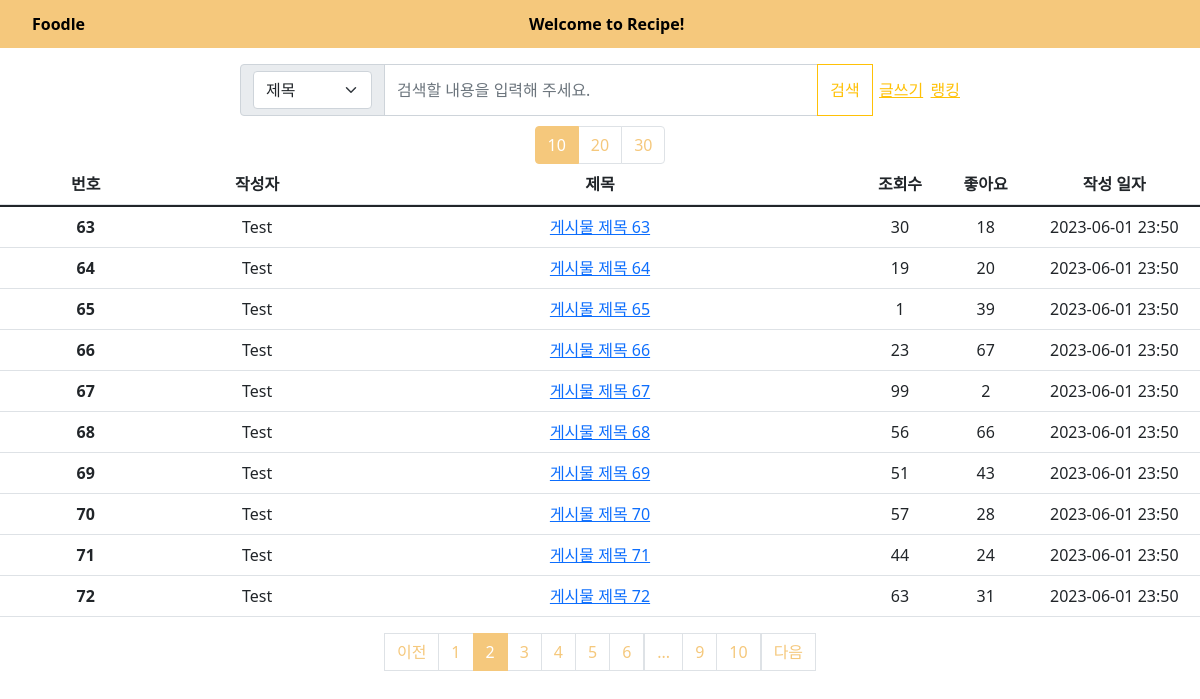
Screenshot of /board/?page=2&per_page=10&option=T&keyword= with the database file from the repository.
### models.py (models this page shows)
class Post(db.Model):
    __tablename__ = 'post'
    id = db.Column(db.Integer, primary_key=True)
    title = db.Column(db.String(100), nullable=False)
    content = db.Column(db.Text, nullable=False)
    author = db.Column(db.String(50), nullable=False)
    created_at = db.Column(db.DateTime, nullable=False, default=datetime.utcnow)
    like = db.Column(db.Integer, default=0)
    view = db.Column(db.Integer, default=0)
    user_id = db.Column(db.Integer, db.ForeignKey('user.id'))

### board/board.py (the view)
@board.route('/', methods=['GET', 'POST'])
def list_post():
    page = request.args.get('page',type=int,default=1)
    per_page = request.args.get('per_page',type=int,default=10)
    option = request.args.get('option',type=str,default='T')
    keyword = request.args.get('keyword',type=str,default='')
    posts = Post.query.order_by(Post.created_at.desc())  # 최신순으로 게시글 정렬
    if option == 'T' and keyword != '':
        posts = posts.filter(Post.title.ilike(f"%{keyword}%"))
    elif option == 'C' and keyword != '':
        posts = posts.filter(Post.content.ilike(f"%{keyword}%"))
    elif option == 'TC' and keyword != '':
        posts = posts.filter(or_(Post.title.ilike(f"%{keyword}%"), Post.content.ilike(f"%{keyword}%")))
    posts = posts.paginate(page=page,per_page=per_page)
    return render_template('list_post.html', posts=posts,option=option,keyword=keyword)

### board/templates/list_post.html (shortened to what this page needs)
<!DOCTYPE html>
<html lang="ko">
<head>
   <link href="https://cdn.jsdelivr.net/npm/bootstrap@5.1.3/dist/css/bootstrap.min.css"
   rel="stylesheet">
   <link rel="stylesheet" href="static/topbar.css">
   <link rel="stylesheet" href="static/list_post.css">
</head>
<body>
  <div id="Topbar" class="Tobar">
    <ul class="Topul">
        <a href="/home"class="Topa" id="init">Foodle</a>
        <a href="{{ url_for('board.list_post') }}" class="Topa" id="mainpage">Welcome to Recipe!</a>
    </ul>
</div>
<div class="Post-Container">
  <form action="{{ url_for('board.list_post') }}" method="GET" class="input-group flex-nowrap">
    <span class="input-group-text" id="addon-wrapping">
      <select name="option" class="form-select" aria-label="Default select example">
        <option value="T" {% if option == 'T' %}selected{% endif %}>제목</option>
      </select>
    </span>
    <input type="text" name ="keyword" value="{{ keyword }}" class="form-control" placeholder="검색할 내용을 입력해 주세요." aria-label="Username" aria-describedby="addon-wrapping">
    <button type="submit" class="btn btn-outline-warning">검색</button>
    <div class="WriteRanking">
      <a href="/board/upload" class="link-warning">글쓰기</a>
      <a href="{{ url_for('board.show_top_posts',type='view') }}" class="link-warning">랭킹</a>
    </div>
  </form>
  <div  class="per_page">
    <div class="page-item {% if posts.per_page == 10 %}active{% endif %}">
      <a class="page-link" href="{{ url_for('board.list_post', page=1, per_page=10,option=option,keyword=keyword) }}">10</a>
    </div>
    <div class="page-item {% if posts.per_page == 20 %}active{% endif %}">
      <a class="page-link" href="{{ url_for('board.list_post', page=1, per_page=20,option=option,keyword=keyword) }}">20</a>
    </div>
    <div class="page-item {% if posts.per_page == 30 %}active{% endif %}">
      <a class="page-link" href="{{ url_for('board.list_post', page=1, per_page=30,option=option,keyword=keyword) }}">30</a>
    </div>
  </div>
  <table class="table table-hover">
    <thead>
      <tr class="PostInfo">
        <th scope="col" class="PostId">번호</th>
        <th scope="col" class="PostAuthor">작성자</th>
        <th scope="col" class="PostTitle">제목</th>
        <th scope="col" class="PostView">조회수</th>
        <th scope="col" class="PostLike">좋아요</th>
        <th scope="col" class="PostTime">작성 일자</th>
      </tr>
    </thead>
    <tbody>
      {% block content %}
      {% for post in posts.items %}
    <tr class="PostInfo">
        <th scope="row" class="PostId">{{ post.id }}</th>
        <td class="PostAuthor">{{ post.author }}</td>
          <td class="PostTitle">
            <a href="{{ url_for('board.show_post', post_id=post.id,page=posts.page,per_page=posts.per_page,option=option,keyword=keyword)}}">
            {{ post.title }}
            </a>
          </td>
            <td class="PostView">{{ post.view }}</td>
            <td class="PostLike">{{ post.like }} </td>
            <td class="PostTime">{{ post.created_at.strftime('%Y-%m-%d %H:%M') }}</td>
    </tr>
      {% endfor %}
      {% endblock %}
    </tbody>
  </table>
    <ul class="pagination">
      {% if posts.has_prev %}
      <li class="page_item">
        <a class="page-link" href="{{ url_for('board.list_post', page=posts.prev_num,per_page=posts.per_page,option=option,keyword=keyword) }}">
          이전
        </a>
      </li>
      {% else %}
      <li class="page-item disabled">
        <a class="page-link" tabindex="-1" aria-disabled="true" href="#">이전</a>
      </li>
      {% endif %}
      {% for page_num in posts.iter_pages() %}
        {% if page_num %}
        <li class="page-item {% if posts.page == page_num %}active{% endif %}">
          <a class="page-link" href="{{ url_for('board.list_post', page=page_num,per_page=posts.per_page,option=option,keyword=keyword) }}" >
            {{ page_num }}
          </a>
        </li>
        {% else %}
          <li class="disabled">
            <a class="page-link" href="#">...</a>
          </li>
        {% endif %}
      {% endfor %}
      {% if posts.has_next %}
      <li class="page_item">
        <a class="page-link" href="{{ url_for('board.list_post', page=posts.next_num,per_page=posts.per_page,option=option,keyword=keyword) }}">
          다음
        </a>
      </li>
      {% else %}
      <li class="page-item disabled">
        <a class="page-link" tabindex="-1" aria-disabled="true" href="#">다음</a>
      </li>
      {% endif %}
    </ul>
</div>
</body>
</html>

### board/static/topbar.css (style rules this page uses)
#Topbar { width : 100%; }
.Topul { list-style-type: none; height: 48px; width: 100%; background-color: rgb(245, 200, 124); display: grid; grid-template-columns: 1fr 1.35fr; }
.Topa { color: black; display: flex; font-weight: bold; text-decoration: none; align-items: center; flex-direction: row; }
#init { width: 50px; }
#mainpage { width: 160px }

### board/static/list_post.css (style rules this page uses)
.PostInfo { display: grid; grid-template-columns: 2fr 2fr 6fr 1fr 1fr 2fr; justify-content: center; text-align: center; }
.PostId { grid-column: 1/1; text-align :center }
.PostAuthor { grid-column: 2/2; text-align :center }
.PostTitle { grid-column: 3/3; text-align :center }
.PostView { grid-column: 4/4; }
.PostLike { grid-column: 5/5; }
.PostTime { grid-column: 6/6; }
.Post-Container { display: grid; justify-items: center; }
.input-group { width: 60%; }
.WriteRanking { display: grid; grid-template-columns: 2fr 1fr; align-items: center; justify-items: center; }
.page-link { color : rgb(245, 200, 124); }
.page-item.active .page-link { background-color: rgb(245, 200, 124); border-color: rgb(245, 200, 124); }
.per_page { display: flex; margin-top: 10px; }

### rows the page displays
Post: id "63", author "Test", title "게시물 제목 63", view "30", like "18", created_at "2023-06-01 23:50"
Post: id "64", author "Test", title "게시물 제목 64", view "19", like "20", created_at "2023-06-01 23:50"
Post: id "65", author "Test", title "게시물 제목 65", view "1", like "39", created_at "2023-06-01 23:50"
Post: id "66", author "Test", title "게시물 제목 66", view "23", like "67", created_at "2023-06-01 23:50"
Post: id "67", author "Test", title "게시물 제목 67", view "99", like "2", created_at "2023-06-01 23:50"
Post: id "68", author "Test", title "게시물 제목 68", view "56", like "66", created_at "2023-06-01 23:50"
Post: id "69", author "Test", title "게시물 제목 69", view "51", like "43", created_at "2023-06-01 23:50"
Post: id "70", author "Test", title "게시물 제목 70", view "57", like "28", created_at "2023-06-01 23:50"
Post: id "71", author "Test", title "게시물 제목 71", view "44", like "24", created_at "2023-06-01 23:50"
Post: id "72", author "Test", title "게시물 제목 72", view "63", like "31", created_at "2023-06-01 23:50"

### other values shown
{{ page_num }} "1" "2" "3" "4" "5" "6" "9" "10"
